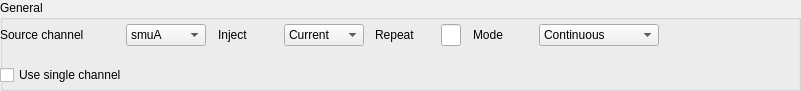
  <widget class="QGroupBox" name="groupBox_general">
   <property name="geometry">
    <rect>
     <x>40</x>
     <y>20</y>
     <width>801</width>
     <height>91</height>
    </rect>
   </property>
   <property name="title">
    <string>General</string>
   </property>
   <widget class="QWidget" name="horizontalLayoutWidget_14">
    <property name="geometry">
     <rect>
      <x>0</x>
      <y>20</y>
      <width>771</width>
      <height>31</height>
     </rect>
    </property>
    <layout class="QHBoxLayout" name="HBoxLayout_general" stretch="10,1,10,1,10,1,10,20">
     <item>
      <layout class="QHBoxLayout" name="HBoxLayout_channel">
       <item>
        <widget class="QLabel" name="label_Channel">
         <property name="sizePolicy">
          <sizepolicy hsizetype="Fixed" vsizetype="Fixed">
           <horstretch>0</horstretch>
           <verstretch>0</verstretch>
          </sizepolicy>
         </property>
         <property name="minimumSize">
          <size>
           <width>120</width>
           <height>0</height>
          </size>
         </property>
         <property name="text">
          <string>Source channel</string>
         </property>
        </widget>
       </item>
       <item>
        <widget class="QComboBox" name="comboBox_channel">
         <property name="sizePolicy">
          <sizepolicy hsizetype="Fixed" vsizetype="Fixed">
           <horstretch>0</horstretch>
           <verstretch>0</verstretch>
          </sizepolicy>
         </property>
         <property name="minimumSize">
          <size>
           <width>80</width>
           <height>0</height>
          </size>
         </property>
         <property name="currentIndex">
          <number>0</number>
         </property>
         <item>
          <property name="text">
           <string>smuA</string>
          </property>
         </item>
         <item>
          <property name="text">
           <string>smuB</string>
          </property>
         </item>
        </widget>
       </item>
      </layout>
     </item>
     <item>
      <spacer name="horizontalSpacer_8">
       <property name="orientation">
        <enum>Qt::Horizontal</enum>
       </property>
       <property name="sizeHint" stdset="0">
        <size>
         <width>40</width>
         <height>20</height>
        </size>
       </property>
      </spacer>
     </item>
     <item>
      <layout class="QHBoxLayout" name="HBoxLayout_inject" stretch="0,0">
       <item>
        <widget class="QLabel" name="label_inject">
         <property name="sizePolicy">
          <sizepolicy hsizetype="Fixed" vsizetype="Fixed">
           <horstretch>0</horstretch>
           <verstretch>0</verstretch>
          </sizepolicy>
         </property>
         <property name="minimumSize">
          <size>
           <width>60</width>
           <height>0</height>
          </size>
         </property>
         <property name="text">
          <string>Inject</string>
         </property>
        </widget>
       </item>
       <item>
        <widget class="QComboBox" name="comboBox_inject">
         <property name="sizePolicy">
          <sizepolicy hsizetype="Fixed" vsizetype="Fixed">
           <horstretch>0</horstretch>
           <verstretch>0</verstretch>
          </sizepolicy>
         </property>
         <property name="minimumSize">
          <size>
           <width>80</width>
           <height>0</height>
          </size>
         </property>
         <property name="currentIndex">
          <number>0</number>
         </property>
         <item>
          <property name="text">
           <string>Current</string>
          </property>
         </item>
         <item>
          <property name="text">
           <string>Voltage</string>
          </property>
         </item>
        </widget>
       </item>
      </layout>
     </item>
     <item>
      <spacer name="horizontalSpacer_9">
       <property name="orientation">
        <enum>Qt::Horizontal</enum>
       </property>
       <property name="sizeHint" stdset="0">
        <size>
         <width>40</width>
         <height>20</height>
        </size>
       </property>
      </spacer>
     </item>
     <item>
      <layout class="QHBoxLayout" name="HBoxLayout_repeat" stretch="0,0">
       <item>
        <widget class="QLabel" name="label_repeat">
         <property name="sizePolicy">
          <sizepolicy hsizetype="Fixed" vsizetype="Fixed">
           <horstretch>0</horstretch>
           <verstretch>0</verstretch>
          </sizepolicy>
         </property>
         <property name="minimumSize">
          <size>
           <width>60</width>
           <height>0</height>
          </size>
         </property>
         <property name="text">
          <string>Repeat</string>
         </property>
        </widget>
       </item>
       <item>
        <widget class="QLineEdit" name="lineEdit_repeat">
         <property name="sizePolicy">
          <sizepolicy hsizetype="Fixed" vsizetype="Fixed">
           <horstretch>0</horstretch>
           <verstretch>0</verstretch>
          </sizepolicy>
         </property>
         <property name="minimumSize">
          <size>
           <width>20</width>
           <height>0</height>
          </size>
         </property>
        </widget>
       </item>
      </layout>
     </item>
     <item>
      <spacer name="horizontalSpacer_10">
       <property name="orientation">
        <enum>Qt::Horizontal</enum>
       </property>
       <property name="sizeHint" stdset="0">
        <size>
         <width>40</width>
         <height>20</height>
        </size>
       </property>
      </spacer>
     </item>
     <item>
      <layout class="QHBoxLayout" name="HBoxLayout_mode">
       <item>
        <widget class="QLabel" name="label_mode">
         <property name="sizePolicy">
          <sizepolicy hsizetype="Fixed" vsizetype="Fixed">
           <horstretch>0</horstretch>
           <verstretch>0</verstretch>
          </sizepolicy>
         </property>
         <property name="minimumSize">
          <size>
           <width>60</width>
           <height>0</height>
          </size>
         </property>
         <property name="text">
          <string>Mode</string>
         </property>
        </widget>
       </item>
       <item>
        <widget class="QComboBox" name="comboBox_mode">
         <property name="sizePolicy">
          <sizepolicy hsizetype="Fixed" vsizetype="Fixed">
           <horstretch>0</horstretch>
           <verstretch>0</verstretch>
          </sizepolicy>
         </property>
         <property name="minimumSize">
          <size>
           <width>120</width>
           <height>0</height>
          </size>
         </property>
         <property name="currentIndex">
          <number>0</number>
         </property>
         <item>
          <property name="text">
           <string>Continuous</string>
          </property>
         </item>
         <item>
          <property name="text">
           <string>Pulsed</string>
          </property>
         </item>
         <item>
          <property name="text">
           <string>Mixed</string>
          </property>
         </item>
        </widget>
       </item>
      </layout>
     </item>
     <item>
      <spacer name="horizontalSpacer_11">
       <property name="orientation">
        <enum>Qt::Horizontal</enum>
       </property>
       <property name="sizeHint" stdset="0">
        <size>
         <width>40</width>
         <height>20</height>
        </size>
       </property>
      </spacer>
     </item>
    </layout>
   </widget>
   <widget class="QWidget" name="horizontalLayoutWidget_17">
    <property name="geometry">
     <rect>
      <x>0</x>
      <y>60</y>
      <width>177</width>
      <height>31</height>
     </rect>
    </property>
    <layout class="QHBoxLayout" name="HBoxLayout_singleChannel">
     <item>
      <widget class="QCheckBox" name="checkBox_singleChannel">
       <property name="text">
        <string>Use single channel</string>
       </property>
      </widget>
     </item>
    </layout>
   </widget>
  </widget>
